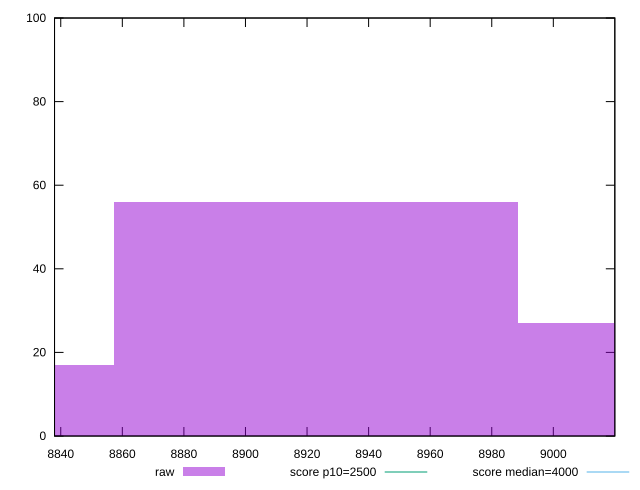

Recreate this plot in gnuplot.
reset

$raw <<EOF
8922.859034715211 56
9054.077549931611 27
8791.640519498811 17
EOF

set key outside below
set boxwidth 131.21851521640016
set xrange [8837.979899999998:9019.975449999998]
set yrange [0:100]
set trange [0:100]
set style fill transparent solid 0.5 noborder

set parametric
set terminal svg size 640, 490 enhanced background rgb 'white'
set output "report_00008_2021-01-22T20:58:29.167/largest-contentful-paint/samples/pages+cached+noexternal+nosvg/raw/histogram.svg"

plot $raw title "raw" with boxes, \
     2500,t title "score p10=2500", \
     4000,t title "score median=4000"

reset
